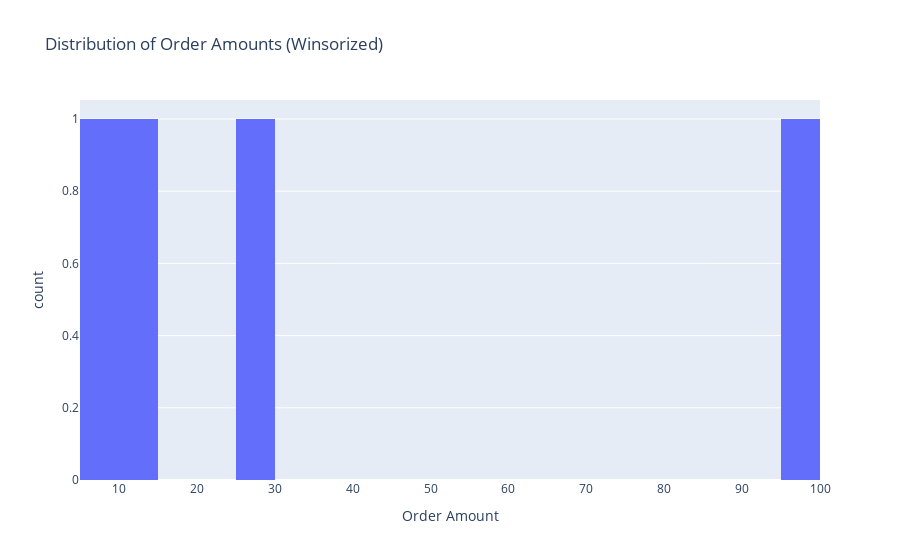

Notebook code for this chart:
### Code cell
ROOT = Path.cwd().parent
p = make_paths(ROOT)


df_paid = df[
    (df["status_clean"] == "paid") &
    (df["amount_winsor"].notna())
]


fig = px.histogram(
    df_paid,
    x="amount_winsor",
    nbins=30,
    title="Distribution of Order Amounts (Winsorized)",
    labels={"amount_winsor": "Order Amount"}
)


fig.write_image(p.reports / "figures" / "amount_hist_winsor.png")

### Figure 1 — Plotly figure (JSON) as saved in the notebook; plotly's stock layout.template omitted (floating-point values rounded to 4 significant figures)
{"data": [{"bingroup": "x", "hovertemplate": "Order Amount=%{x}<br>count=%{y}<extra></extra>", "legendgroup": "", "marker": {"color": "#636efa", "pattern": {"shape": ""}}, "name": "", "nbinsx": 30, "orientation": "v", "showlegend": false, "type": "histogram", "x": [12.5, 8.135, 25.0, 97.75], "xaxis": "x", "yaxis": "y"}], "layout": {"barmode": "relative", "legend": {"tracegroupgap": 0}, "title": {"text": "Distribution of Order Amounts (Winsorized)"}, "xaxis": {"anchor": "y", "domain": [0, 1], "title": {"text": "Order Amount"}}, "yaxis": {"anchor": "x", "domain": [0, 1], "title": {"text": "count"}}}}
